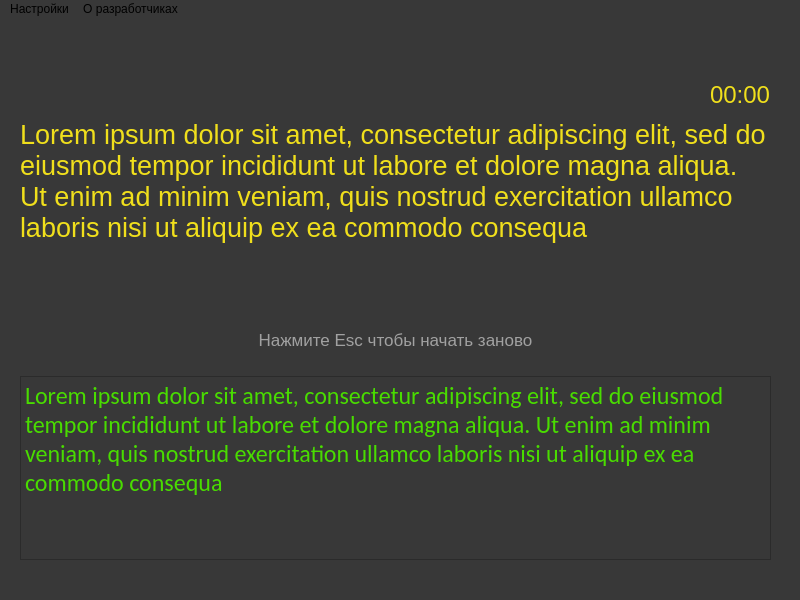
<?xml version="1.0" encoding="UTF-8"?>
<ui version="4.0">
 <class>MainWindow</class>
 <widget class="QMainWindow" name="MainWindow">
  <property name="geometry">
   <rect>
    <x>0</x>
    <y>0</y>
    <width>800</width>
    <height>600</height>
   </rect>
  </property>
  <property name="windowTitle">
   <string>MainWindow</string>
  </property>
  <property name="styleSheet">
   <string notr="true">background-color: rgb(56, 56, 56);</string>
  </property>
  <widget class="QWidget" name="centralwidget">
   <widget class="QWidget" name="verticalLayoutWidget">
    <property name="geometry">
     <rect>
      <x>20</x>
      <y>100</y>
      <width>751</width>
      <height>441</height>
     </rect>
    </property>
    <layout class="QVBoxLayout" name="verticalLayout" stretch="3,1,3">
     <property name="sizeConstraint">
      <enum>QLayout::SetDefaultConstraint</enum>
     </property>
     <item>
      <widget class="QLabel" name="generated_text">
       <property name="font">
        <font>
         <family>MS Shell Dlg 2</family>
         <pointsize>20</pointsize>
        </font>
       </property>
       <property name="focusPolicy">
        <enum>Qt::NoFocus</enum>
       </property>
       <property name="styleSheet">
        <string notr="true">color: rgb(240, 223, 28);
border-color: rgb(255, 255, 255);
</string>
       </property>
       <property name="text">
        <string>Lorem ipsum dolor sit amet, consectetur adipiscing elit, sed do eiusmod tempor incididunt ut labore et dolore magna aliqua. Ut enim ad minim veniam, quis nostrud exercitation ullamco laboris nisi ut aliquip ex ea commodo consequa</string>
       </property>
       <property name="alignment">
        <set>Qt::AlignLeading|Qt::AlignLeft|Qt::AlignTop</set>
       </property>
       <property name="wordWrap">
        <bool>true</bool>
       </property>
      </widget>
     </item>
     <item>
      <widget class="QLabel" name="hint_label">
       <property name="minimumSize">
        <size>
         <width>0</width>
         <height>21</height>
        </size>
       </property>
       <property name="font">
        <font>
         <pointsize>13</pointsize>
        </font>
       </property>
       <property name="styleSheet">
        <string notr="true">color: rgb(161, 161, 161);</string>
       </property>
       <property name="text">
        <string>Нажмите Esc чтобы начать заново</string>
       </property>
       <property name="alignment">
        <set>Qt::AlignCenter</set>
       </property>
      </widget>
     </item>
     <item>
      <widget class="QTextEdit" name="entered_text">
       <property name="font">
        <font>
         <family>Calibri</family>
         <pointsize>18</pointsize>
        </font>
       </property>
       <property name="focusPolicy">
        <enum>Qt::StrongFocus</enum>
       </property>
       <property name="styleSheet">
        <string notr="true">color: rgb(73, 220, 0);
border-color: rgb(255, 255, 0);</string>
       </property>
       <property name="html">
        <string>&lt;!DOCTYPE HTML PUBLIC &quot;-//W3C//DTD HTML 4.0//EN&quot; &quot;http://www.w3.org/TR/REC-html40/strict.dtd&quot;&gt;
&lt;html&gt;&lt;head&gt;&lt;meta name=&quot;qrichtext&quot; content=&quot;1&quot; /&gt;&lt;style type=&quot;text/css&quot;&gt;
p, li { white-space: pre-wrap; }
&lt;/style&gt;&lt;/head&gt;&lt;body style=&quot; font-family:'Calibri'; font-size:18pt; font-weight:400; font-style:normal;&quot;&gt;
&lt;p style=&quot; margin-top:0px; margin-bottom:0px; margin-left:0px; margin-right:0px; -qt-block-indent:0; text-indent:0px;&quot;&gt;&lt;span style=&quot; font-family:'MS Shell Dlg 2';&quot;&gt;Lorem ipsum dolor sit amet, consectetur adipiscing elit, sed do eiusmod tempor incididunt ut labore et dolore magna aliqua. Ut enim ad minim veniam, quis nostrud exercitation ullamco laboris nisi ut aliquip ex ea commodo consequa&lt;/span&gt;&lt;/p&gt;&lt;/body&gt;&lt;/html&gt;</string>
       </property>
      </widget>
     </item>
    </layout>
   </widget>
   <widget class="QLabel" name="timer_label">
    <property name="geometry">
     <rect>
      <x>710</x>
      <y>60</y>
      <width>61</width>
      <height>31</height>
     </rect>
    </property>
    <property name="font">
     <font>
      <pointsize>18</pointsize>
     </font>
    </property>
    <property name="styleSheet">
     <string notr="true">color: rgb(240, 223, 28);</string>
    </property>
    <property name="text">
     <string>00:00</string>
    </property>
   </widget>
  </widget>
  <widget class="QMenuBar" name="menubar">
   <property name="geometry">
    <rect>
     <x>0</x>
     <y>0</y>
     <width>800</width>
     <height>21</height>
    </rect>
   </property>
   <widget class="QMenu" name="settings_menu">
    <property name="title">
     <string>Настройки</string>
    </property>
    <widget class="QMenu" name="theme_setting">
     <property name="title">
      <string>Тема</string>
     </property>
     <addaction name="dark_theme"/>
     <addaction name="light_theme"/>
    </widget>
    <widget class="QMenu" name="difficulty_setting">
     <property name="title">
      <string>Сложность</string>
     </property>
     <addaction name="easy_mode"/>
     <addaction name="normal_mode"/>
     <addaction name="hard_mode"/>
     <addaction name="insane_mode"/>
    </widget>
    <widget class="QMenu" name="user_setting">
     <property name="title">
      <string>Пользователь</string>
     </property>
     <addaction name="register_user"/>
     <addaction name="login_user"/>
    </widget>
    <addaction name="theme_setting"/>
    <addaction name="difficulty_setting"/>
    <addaction name="user_setting"/>
   </widget>
   <widget class="QMenu" name="about_menu">
    <property name="title">
     <string>О разработчиках</string>
    </property>
   </widget>
   <addaction name="settings_menu"/>
   <addaction name="about_menu"/>
  </widget>
  <widget class="QStatusBar" name="statusbar"/>
  <action name="dark_theme">
   <property name="text">
    <string>Темная (по умолчанию)</string>
   </property>
  </action>
  <action name="light_theme">
   <property name="text">
    <string>Светлая</string>
   </property>
  </action>
  <action name="easy_mode">
   <property name="text">
    <string>Легкая</string>
   </property>
  </action>
  <action name="normal_mode">
   <property name="text">
    <string>Средняя</string>
   </property>
  </action>
  <action name="hard_mode">
   <property name="text">
    <string>Сложная</string>
   </property>
  </action>
  <action name="insane_mode">
   <property name="text">
    <string>Безумная (в планах)</string>
   </property>
  </action>
  <action name="register_user">
   <property name="text">
    <string>Регистрация</string>
   </property>
  </action>
  <action name="login_user">
   <property name="text">
    <string>Войти</string>
   </property>
  </action>
 </widget>
 <resources/>
 <connections/>
</ui>
